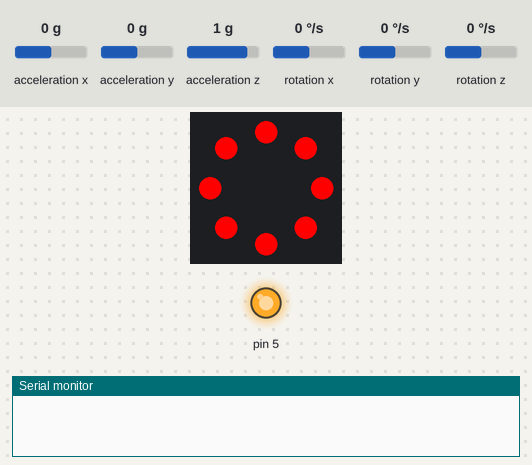
Recording of a sketch running on a simulated Arduino Uno, built with avr-gcc and run on an emulated ATmega328P. On the bench: 8 RGB LEDs in a ring, first at the top, clockwise, output pins drawn as LEDs (lit = HIGH), the last lines printed to the serial monitor. The test bench sets the inputs (shaded band); at power-on: acceleration x 0 g, rotation x 0 °/s, acceleration y 0 g, acceleration z 1 g, rotation y 0 °/s, rotation z 0 °/s. Dim RGB values are drawn brighter than linear.

Above: at 0.1 s.
At 2.2 s:
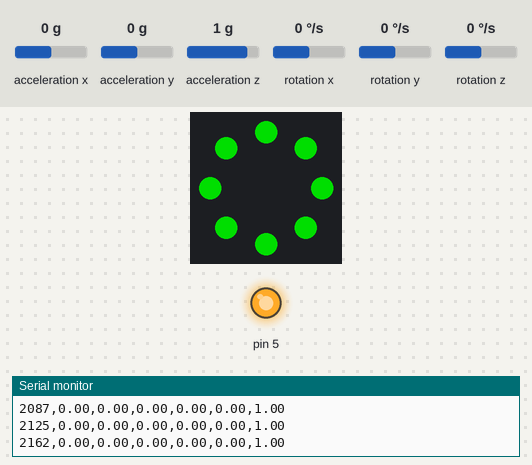
2.3 s: acceleration x set to -1.4 g
5.0 s: rotation x set to -192 °/s
6.9 s: acceleration y set to -1.4 g
9.9 s: acceleration z set to -1.4 g
12.8 s: rotation y set to -192 °/s
14.3 s: rotation z set to -192 °/s
Timing chart, 0 to 16.8 s (numbered marks = the images above; inputs shaded):
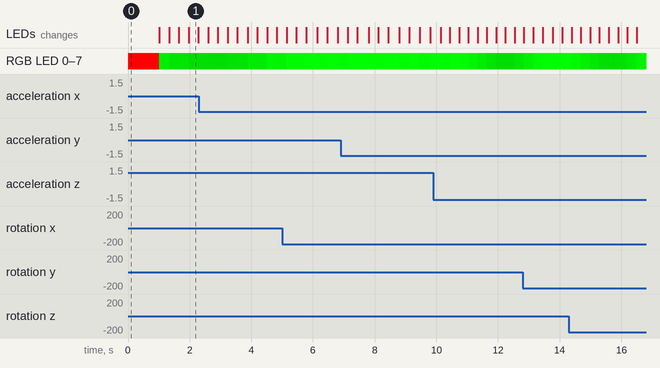

The sketch:

Controller_RawOutput_Ohne_Ring.ino
```cpp
#include <Wire.h>
#include "MPU6050.h"
#include <Adafruit_NeoPixel.h>
#include <math.h>

Adafruit_NeoPixel strip = Adafruit_NeoPixel(8, 3, NEO_GRB + NEO_KHZ800);

void LedRingSetAll(uint8_t red, uint8_t green, uint8_t blue){
    for(int i=0; i<8; i++) {
        strip.setPixelColor(i, red, green, blue);
    }
    strip.show();
}


const int MPUArm = 0x69;
MPU6050 mpu(MPUArm);


void setup_MPU_AddrPins() {
  pinMode(5, OUTPUT);
  digitalWrite(5, HIGH); // MPU2 = 0x69 (Handgelenk)
}

void setup_MPU(const int addr) {
    mpu.initialize();
    if(!mpu.testConnection()) {
        Serial.println("Failed to connect to mpu");
        while(1){
            LedRingSetAll(0, 0, 0);
            delay(100);
            LedRingSetAll(255, 0, 0);
            delay(100);
        }
    }
}

void setup(){
    strip.begin();
    LedRingSetAll(255, 0, 0);
    Serial.begin(115200);
    setup_MPU_AddrPins();
    setup_MPU(MPUArm);

    delay(1000);
    LedRingSetAll(0, 255, 0);
}
struct SFloatRawData {unsigned long t; double ax, ay, az, gx, gy, gz;};

void printData(struct SFloatRawData fdata) {
    Serial.print("D.gr.txyz:");
    Serial.print(fdata.t); Serial.print(",");
    Serial.print(fdata.gx); Serial.print(",");
    Serial.print(fdata.gy); Serial.print(",");
    Serial.print(fdata.gz);
    Serial.println("");
    Serial.print("D.a.txyz:");
    Serial.print(fdata.t); Serial.print(",");
    Serial.print(fdata.ax); Serial.print(",");
    Serial.print(fdata.ay); Serial.print(",");
    Serial.print(fdata.az);
    Serial.println("");
}

void printCSVData(struct SFloatRawData fdata) {
    static bool printHeader = true;
    if (printHeader) {
        Serial.println("time,GyroX,GyroY,GyroZ,AccX,AccY,AccZ");
        printHeader = false;
    }
    Serial.print(fdata.t);  Serial.print(",");
    Serial.print(fdata.gx); Serial.print(",");
    Serial.print(fdata.gy); Serial.print(",");
    Serial.print(fdata.gz); Serial.print(",");
    Serial.print(fdata.ax); Serial.print(",");
    Serial.print(fdata.ay); Serial.print(",");
    Serial.print(fdata.az); Serial.print("\n");
}

void loop(){
    int16_t ax, ay, az, gx, gy, gz;
    struct SFloatRawData fdata;


    mpu.getMotion6(&ax,&ay,&az,&gx,&gy,&gz);

    fdata.t = millis();
    fdata.ax = ax/16384.; fdata.ay = ay/16384.; fdata.az = az/16384.;
    fdata.gx = gx/131.; fdata.gy = gy/131.; fdata.gz = gz/131.;
    printCSVData(fdata);


    LedRingSetAll(0, 200 + (int) (50*sin(2*3.14*3*fdata.t/1000.)), 0);

    delay(30);
}
```
